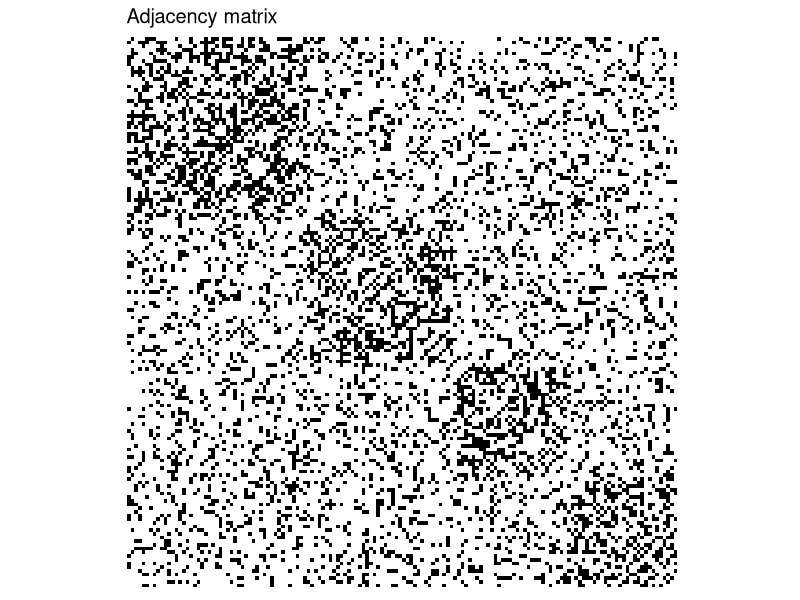
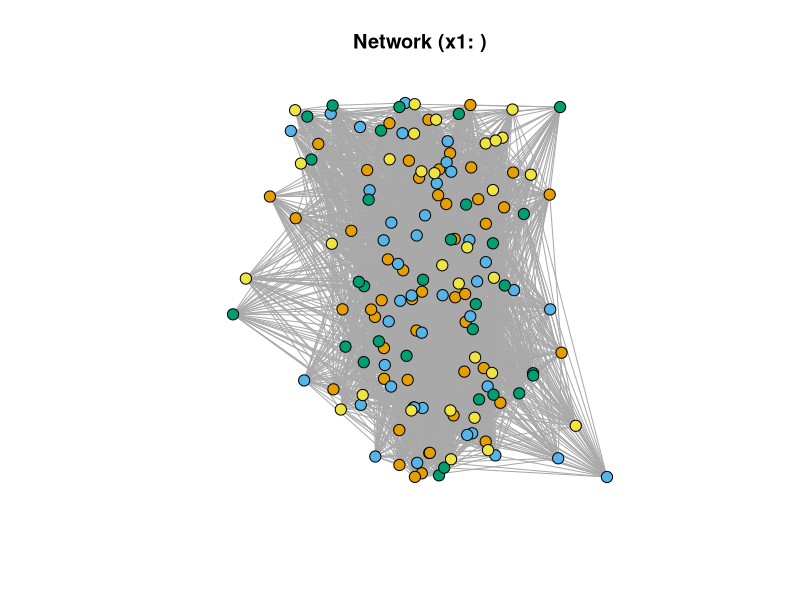
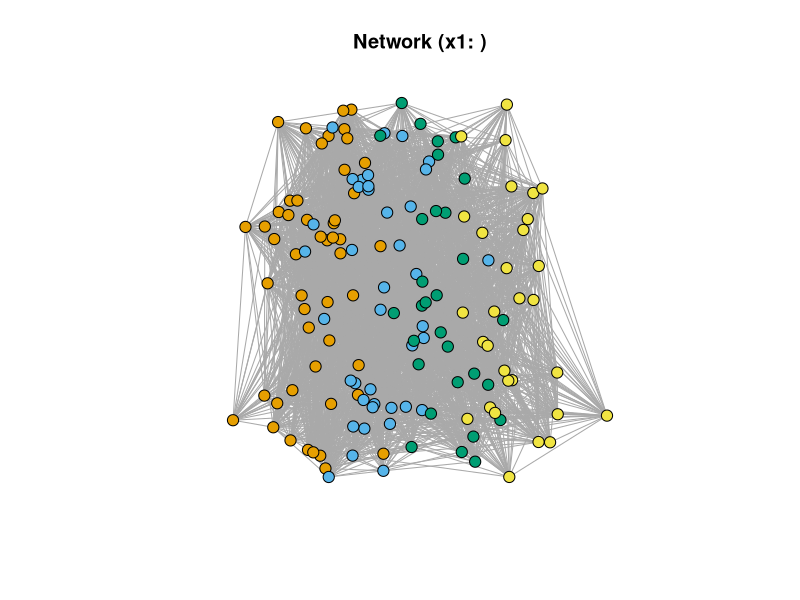
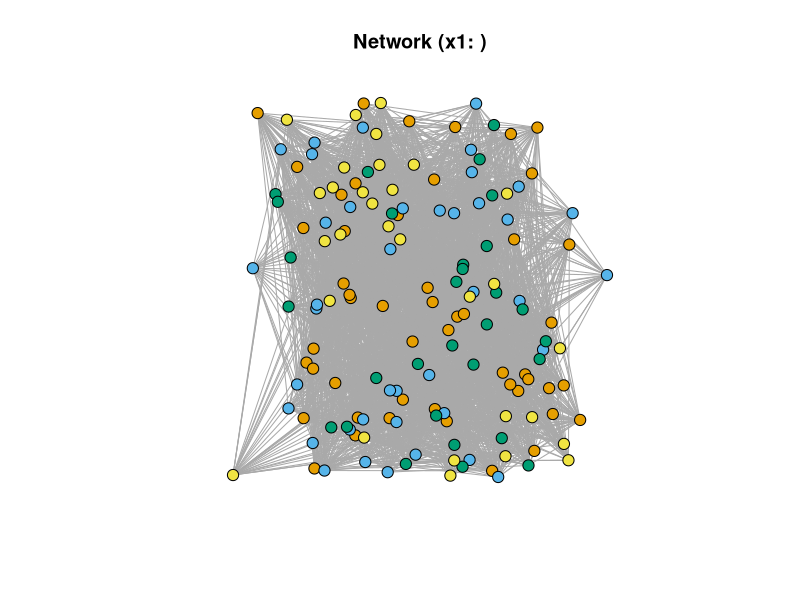
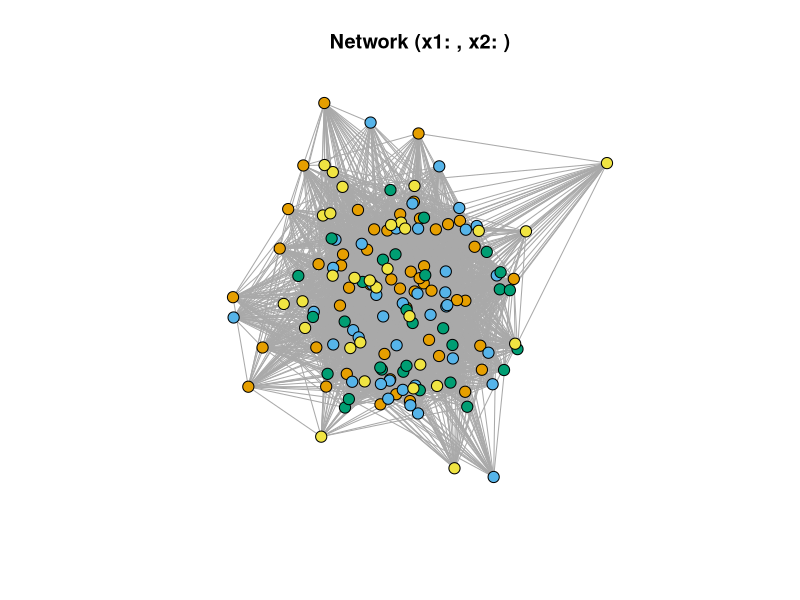
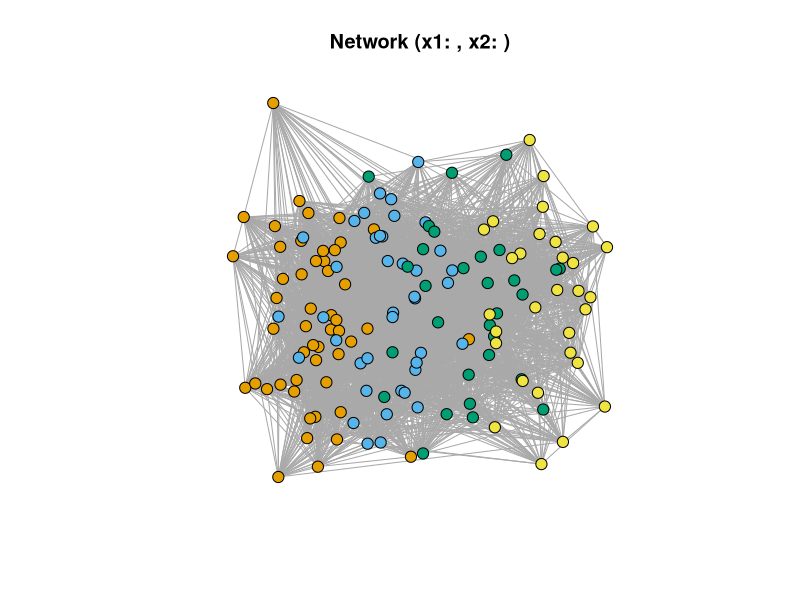
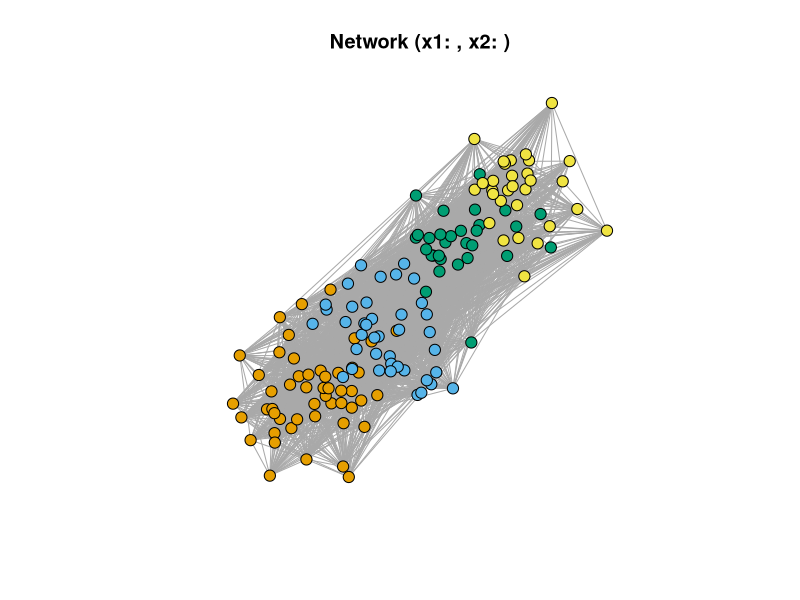
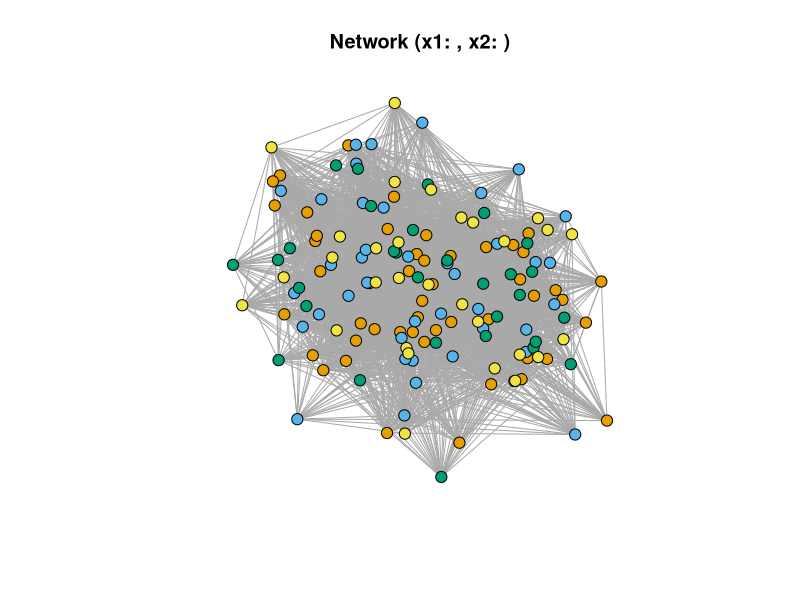

These figures' R source, in order:
#------------------------------------------------------------------#
# This script generate synthetic data from a binary SBM 
#------------------------------------------------------------------#

library(MASS)
library(here)
library(igraph)
library(ggplot2)
library(RColorBrewer)

#------------------------------------------------------------------#
# Part 1: simBinarySBM simulates a network Y of size n x n from 
# stochastic block model with 4 clusters
#         - Clusters have sizes ns = (n1, n2, n3, n4).
#         - Edge probability within clusters = p_within.
#         - Edge probability between clusters = p_between.
#
# Part 2: Covariate generator (the network is fixed)
#   (2) A covariate matrix x (n x 2), with dependence on clusters
#       controlled by cov_dep:
#         - "both": both covariates informative (cluster-specific means).
#         - "one" : only first covariate informative.
#         - "neutral": covariates independent of cluster structure.
#
# Returns:
#       Y               adjacency matrix
#       x               covariates
#       partition       true memberships
#       block_probs     block-probability matrix
#       clust_sizes     cluster sizes
#
#------------------------------------------------------------------#
# simulate a binary network from the SBM
simBinarySBM <- function(
  clust_sizes = c(50, 40, 30, 30),   # cluster sizes
  p_within    = 0.6,                 # within-cluster edge prob
  p_between   = 0.3                  # between-cluster edge prob
) {

  n <- sum(clust_sizes)                 # sample size
  K <- length(clust_sizes)              # number of clusters
  z <- rep(1:K, times = clust_sizes)    # cluster memberships

  # Block matrix Theta
  Theta <- matrix(p_between, K, K)
  diag(Theta) <- p_within

  #--- SAMPLE ADJACENCY MATRIX Y ---
  # (this step does NOT vary with cov_dep)
  # NOTE: you can even use the same Y for all the 3 scenarios
  Y <- matrix(0L, n, n)

  for (i in 1:(n - 1)) {
    for (j in (i + 1):n) {
      Y[i, j] <- Y[j, i] <- rbinom(1, 1, Theta[z[i],z[j]])
    }
  }
  
  # Return network and information
  list(
    Y             = Y,
    block_probs   = Theta,
    clust_sizes   = clust_sizes,
    partition     = z
  )
}

add_covariates_SBMsim <- function(
  baseObj,
  covDep = c("informative"),
  seed = NULL
) {

  if (!is.null(seed)) set.seed(seed)

  z <- as.integer(factor(baseObj$partition))
  n <- length(z)
  K <- length(unique(z))
  nCov <- length(covDep)

  covDep <- match.arg(
    covDep,
    choices = c("informative", "neutral", "mislead_random"),
    several.ok = TRUE
  )

  mx <- c(-1.5, -0.5, 0.5, 1.5)
  sx <- 0.5

  x <- matrix(NA_real_, nrow = n, ncol = nCov)

  for (j in seq_len(nCov)) {

    if (covDep[j] == "neutral") {

      x[, j] <- rnorm(n)

    } else {

      lab <- if (covDep[j] == "informative") {
        z
      } else {
        sample(rep(seq_len(K), length.out = n))
      }

      x[, j] <- rnorm(n, mean = mx[lab], sd = sx)
    }
  }

  colnames(x) <- paste0("x", seq_len(nCov))

  baseObj$x      <- x
  baseObj$nCov   <- nCov
  baseObj$covDep <- covDep

  baseObj
}

#------------------------------------------------------------------#
# Plotting functions
#------------------------------------------------------------------#
plot_network_geo <- function(sim_obj, main = NULL) {
  Y <- sim_obj$Y
  x <- sim_obj$x
  z <- sim_obj$partition

  g <- igraph::graph_from_adjacency_matrix(
    Y,
    mode = "undirected",
    diag = FALSE
  )

  # igraph needs a 2-column layout; if only 1 covariate, add jittered y
  layout_xy <- as.matrix(x)
  if (ncol(layout_xy) < 2) {
    layout_xy <- cbind(layout_xy, jitter(rep(0, nrow(layout_xy)), amount = 0.3))
  }
  layout_xy <- layout_xy[, 1:2, drop = FALSE]

  K    <- length(unique(z))
  pal  <- c(1, 2, 3,4)
  vcol <- pal[z]

  if (is.null(main)) {
    main <- if (sim_obj$nCov == 2) {
      paste0("Network (x1: ", sim_obj$cov1Dep,
             ", x2: ", sim_obj$cov2Dep, ")")
    } else {
      paste0("Network (x1: ", sim_obj$cov1Dep, ")")
    }
  }

  plot(
    g,
    layout         = layout_xy,
    vertex.color   = vcol,
    vertex.size    = 6,
    vertex.label   = NA,
    edge.arrow.mode = 0,
    main           = main
  )
}


plot_adj_matrix_gg <- function(sim_obj) {
  Y  <- sim_obj$Y
  z0 <- sim_obj$partition
  V  <- length(z0)
  
  # remove self-loops
  diag(Y) <- 0
  
  #------------------------------------------#
  # Order nodes by true cluster to show blocks
  #------------------------------------------#
  ord   <- order(z0)
  Y_ord <- Y[ord, ord]
  z_ord <- z0[ord]
  
  #------------------------------------------#
  # Build long data.frame in base R
  #------------------------------------------#
  # indices
  grid_idx <- expand.grid(
    row = seq_len(V),
    col = seq_len(V)
  )
  
  # adjacency values (row-major)
  grid_idx$value <- as.vector(Y_ord)
  
  # factors for plotting:
  # flip row so cluster 1 is at bottom (heatmap style)
  grid_idx$row_f <- factor(grid_idx$row,
                           levels = rev(seq_len(V)))
  grid_idx$col_f <- factor(grid_idx$col,
                           levels = seq_len(V))
  
  # cluster label per row (after ordering)
  grid_idx$cluster <- factor(z_ord[grid_idx$row])
  
  #------------------------------------------#
  # Colors
  #------------------------------------------#
  adj_pal <- colorRampPalette(
    brewer.pal(9, "Greys")[c(1, 9)]
  )(50)
  
  #------------------------------------------#
  # Plot
  #------------------------------------------#
  ggplot(grid_idx, aes(x = col_f, y = row_f, fill = value)) +
    geom_tile() +
    scale_fill_gradientn(colors = adj_pal, guide = "none") +
    coord_fixed() +
    theme_minimal(base_size = 12) +
    theme(
      axis.text.x  = element_blank(),
      axis.text.y  = element_blank(),
      axis.title   = element_blank(),
      panel.grid   = element_blank()
    ) +
    ggtitle("Adjacency matrix")
}



#------------------------------------------------------------------#
# Simulations
#------------------------------------------------------------------#
set.seed(1116)

# ------------------------------------------------------------
# 1) Generate one network (fixed Y and true partition z)
# ------------------------------------------------------------
base <- simBinarySBM(p_within = 0.4, p_between = 0.2)

# ------------------------------------------------------------
# 2) One-covariate scenarios
# ------------------------------------------------------------
sim_1_N <- add_covariates_SBMsim(base, covDep = "neutral")
sim_1_I <- add_covariates_SBMsim(base, covDep = "informative")
sim_1_M <- add_covariates_SBMsim(base, covDep = "mislead_random")

# ------------------------------------------------------------
# 3) Two-covariate scenarios
#    Skip symmetric cases.
# ------------------------------------------------------------
sim_2_NN <- add_covariates_SBMsim(base, covDep = c("neutral",        "neutral"))
sim_2_IN <- add_covariates_SBMsim(base, covDep = c("informative",    "neutral"))
sim_2_II <- add_covariates_SBMsim(base, covDep = c("informative",    "informative"))
sim_2_MN <- add_covariates_SBMsim(base, covDep = c("mislead_random", "neutral"))
sim_2_MI <- add_covariates_SBMsim(base, covDep = c("mislead_random", "informative"))
sim_2_MM <- add_covariates_SBMsim(base, covDep = c("mislead_random", "mislead_random"))

# ------------------------------------------------------------
# 4) More-covariate stress-test scenarios
# ------------------------------------------------------------
sim_5_INNNN <- add_covariates_SBMsim(
  base,
  covDep = c("informative", rep("neutral", 4))
)

sim_5_IMMMM <- add_covariates_SBMsim(
  base,
  covDep = c("informative", rep("mislead_random", 4))
)

sim_5_MIIII <- add_covariates_SBMsim(
  base,
  covDep = c("mislead_random", rep("informative", 4))
)

# ------------------------------------------------------------
# 5) 50-covariate scenario: 5 informative, 5 misleading, 40 neutral
#    Covariate order: x1-x5 informative, x6-x10 misleading, x11-x50 neutral
# ------------------------------------------------------------
sim_50_5I5M40N <- add_covariates_SBMsim(
  base,
  covDep = c(
    rep("informative",    5),
    rep("mislead_random", 5),
    rep("neutral",        40)
  )
)

# ------------------------------------------------------------
# 6) Save
# ------------------------------------------------------------
dir.create(here("simulation/data"), recursive = TRUE, showWarnings = FALSE)

saveRDS(sim_1_N, here("simulation/data/binarySBM_1cov_N.rds"))
saveRDS(sim_1_I, here("simulation/data/binarySBM_1cov_I.rds"))
saveRDS(sim_1_M, here("simulation/data/binarySBM_1cov_M.rds"))

saveRDS(sim_2_NN, here("simulation/data/binarySBM_2cov_NN.rds"))
saveRDS(sim_2_IN, here("simulation/data/binarySBM_2cov_IN.rds"))
saveRDS(sim_2_II, here("simulation/data/binarySBM_2cov_II.rds"))
saveRDS(sim_2_MN, here("simulation/data/binarySBM_2cov_MN.rds"))
saveRDS(sim_2_MI, here("simulation/data/binarySBM_2cov_MI.rds"))
saveRDS(sim_2_MM, here("simulation/data/binarySBM_2cov_MM.rds"))

saveRDS(sim_5_INNNN, here("simulation/data/binarySBM_5cov_INNNN.rds"))
saveRDS(sim_5_IMMMM, here("simulation/data/binarySBM_5cov_IMMMM.rds"))
saveRDS(sim_5_MIIII, here("simulation/data/binarySBM_5cov_MIIII.rds"))

saveRDS(sim_50_5I5M40N,
        here("simulation/data/binarySBM_50cov_5I5M40N.rds"))

# ------------------------------------------------------------
# 6) Quick plots
# ------------------------------------------------------------
plot_adj_matrix_gg(sim_1_N)

plot_network_geo(sim_1_N)
plot_network_geo(sim_1_I)
plot_network_geo(sim_1_M)

plot_network_geo(sim_2_NN)
plot_network_geo(sim_2_IN)
plot_network_geo(sim_2_II)
plot_network_geo(sim_2_MN)
plot_network_geo(sim_2_MI)
plot_network_geo(sim_2_MM)

plot_network_geo(sim_5_INNNN)
plot_network_geo(sim_5_IMMMM)
plot_network_geo(sim_5_MIIII)

plot_adj_matrix_gg(sim_50_5I5M40N)
